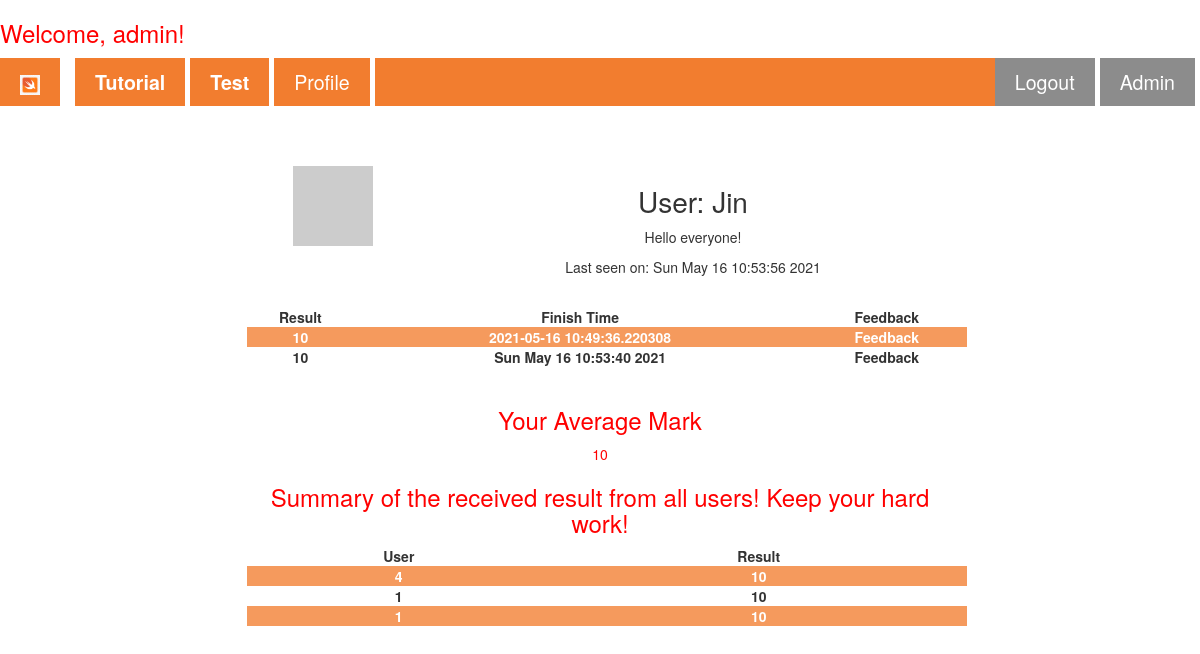
Before: /user/Jin (signed in) with the older database file.
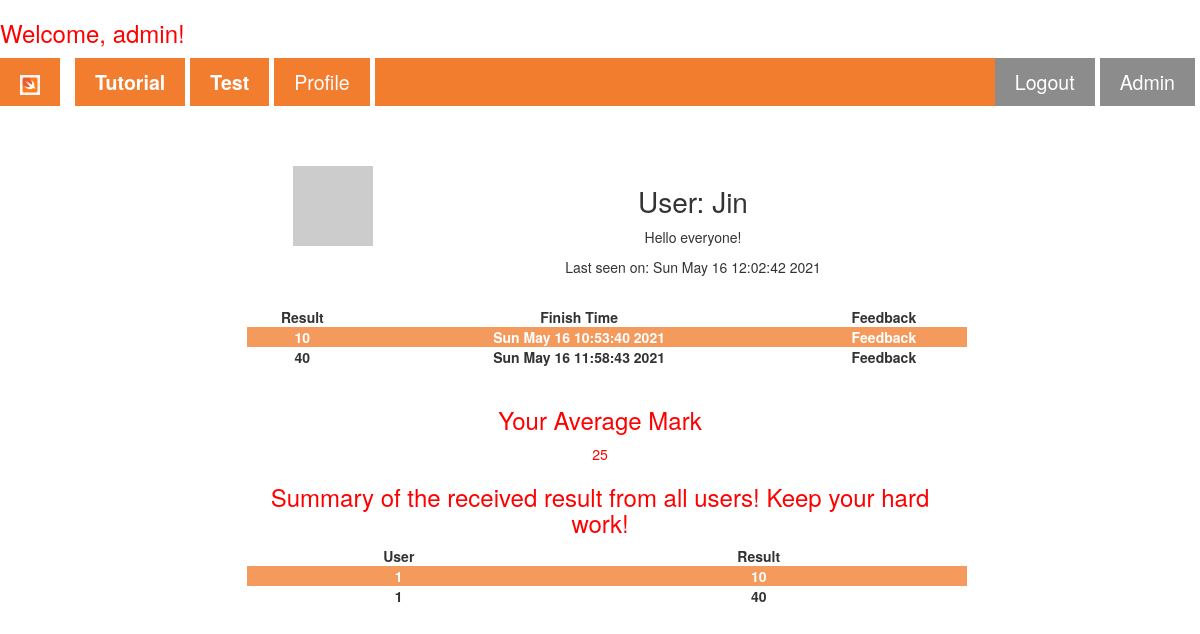
After: the same page with the newer database file.
### app/models.py (models this page shows, shortened)
class User(UserMixin, db.Model):
    id = db.Column(db.Integer, primary_key=True)
    username = db.Column(db.String(64), index=True, unique=True)
    email = db.Column(db.String(120), index=True, unique=True)
    password_hash = db.Column(db.String(128))
    about_me = db.Column(db.String(140))
    last_seen = db.Column(db.String(140))
    posts = db.relationship('Post', backref='author', lazy='dynamic')
    def avatar(self, size): # Add avatar to one user #
        digest = md5(self.email.lower().encode('utf-8')).hexdigest()
        return 'https://www.gravatar.com/avatar/{}?d=identicon&s={}'.format(
            digest, size)

class Post(UserMixin,db.Model):
    id = db.Column(db.Integer, primary_key=True)
    Mark = db.Column(db.Integer)
    Finish_Time = db.Column(db.String(140), index=True)
    Feedback = db.Column(db.String(1000))
    user_id = db.Column(db.Integer, db.ForeignKey('user.id'))

### app/routes.py (the view)
@app.route('/user/<username>')
@login_required
def user(username):
    list=[]
    average = 0
    user = User.query.filter_by(username=username).first_or_404()
    try:
        mark=Post.query.filter_by(user_id=user.id)[-1]
        allmark=Post.query.filter_by(user_id=user.id).all()
        all=Post.query.all()
        for i in allmark:
            list.append(i.Mark)
        for i in list:
            average+=int(i)
        average=average/len(list)
        average=int(average)
        return render_template('user.html', user=user, mark=mark, all=all,average=average, allmark=allmark)
    except IndexError as e:
        flash("No profile shown, please do the test firstly!")
        return render_template("home.html")

### app/models.py (called while the page is built)
@login.user_loader
def load_user(id):
    return User.query.get(int(id))

### app/routes.py (called while the page is built)
@app.before_request
def before_request():
    if current_user.is_authenticated:
        today = datetime.now()
        timed=today.strftime("%c")
        current_user.last_seen = timed
        db.session.commit()

### app/templates/user.html (shortened to what this page needs)
{% extends "base.html" %}
{% block articles %}
<div class="formcontainer" style="border: none; margin-top: 5%;">
  <table>
    <tr valign="top">
        <td><img src="{{ user.avatar(128) }}"></td>
        <td>
            <h1>User: {{ user.username }}</h1>
            {% if user.about_me %}<p>{{ user.about_me }}</p>{% endif %}
            {% if user.last_seen %}<p>Last seen on: {{ user.last_seen }}</p>{% endif %}
        </td>
    </tr>
  </table>
  <br>
  <table>
    <tr valign="top">
      <td><b>Result</b></td>
      <td><b>Finish Time</b></td>
      <td><b>Feedback</b></td>
    </tr>
    {% for j in allmark%}
    <tr>
      <td><b>{{j.Mark}}</b></td>
      <td><b>{{j.Finish_Time}}</b></td>
      <td>
        <details>
          <summary><b>Feedback</b></summary>
        </details>
      </td>
    </tr>
    {% endfor %}
  </table><br>
  <h3 class="redp">Your Average Mark</h3>
  <p class="redp">{{average}}</p>
  <h3 class="redp">Summary of the received result from all users! Keep your hard work!</h3>
  <table>
    <tr valign="top">
      <td><b>User</b></td>
      <td><b>Result</b></td>
    </tr>
    {% for i in all %}
    <tr>
      <td><b>{{i.user_id}}</b></td>
      <td><b>{{i.Mark}}</b></td>
    </tr>
    {% endfor %}
  </table>
</div>
{% endblock %}

### app/templates/base.html (shortened to what this page needs)
<!DOCTYPE html>
<html lang="en">
<head>
    <link rel="stylesheet" href="https://maxcdn.bootstrapcdn.com/bootstrap/3.4.0/css/bootstrap.min.css"/>
    <link rel="stylesheet" href="{{ url_for('static', filename='nav_css.css')}}">
</head>
<body>
  {% if current_user.is_authenticated %}
  <h3 class="redp">Welcome, {{ current_user.username }}!</h3>
  {% endif %}
    <nav class="sticky">
        <ul class="ul_mainstyle">
            <li><a href="/"><img src="{{ url_for('static', filename='/Image/swift_icon.png')}}" alt="home icon"></a>
            </li>
            <li><a href="/Setup"><b>Tutorial</b></a></li>
            <li><a href="/Test"><b>Test</b></a></li>
            {% if not current_user.is_anonymous %}
            <li>
              <a href="{{ url_for('user', username=current_user.username) }}">Profile</a>
            </li>
            {% endif %}
            <li class="loginbutton">
              <a href="{{ url_for('adminpage') }}">Admin</a>
            </li>
            {% if current_user.is_anonymous %}
            <li class="loginbutton">
              <a href="{{ url_for('login') }}"><b>Login</b></a>
            </li>
            {% else %}
            <li class="loginbutton">
              <a href="{{ url_for('logout') }}">Logout</a>
            </li>
            {% endif %}
        </ul>
      </nav>
      {% block articles %}{% endblock %}
</body>
</html>

### app/static/nav_css.css (style rules this page uses)
html { font-family: Arial, Helvetica, sans-serif; line-height: 2; }
a { text-decoration: none; }
body { counter-reset: section; }
.formcontainer { text-align: center; }
.loginbutton { background-color: grey; color: white; float: right; }
nav ul.ul_mainstyle { margin: 1% 0 0 0; padding: 0; overflow: hidden; background-color: rgb(241, 112, 25); list-style-type: none; }
nav ul li { float: left; border-right: solid 5px white; }
li:first-of-type { border-right: solid 15px white; }
nav ul li a { display: block; color: white; text-align: center; text-decoration: none; padding: 10px 20px 10px; font-size: 140%; }
nav ul li img { height: 20px; width: auto; }
.sticky { position: sticky; top: 0; width: 100%; z-index: 10; opacity: 0.9; }
.redp { color: red; }
tr:nth-child(even) { background-color: rgb(241, 112, 25); color: white; opacity: 0.7; }
h1 { font-size: 200%; }
table { border-collapse: collapse; width: 100%; margin-left: 1%; }
.formcontainer { margin: auto; margin-top: 1%; width: 60%; border: 1px solid grey; padding: 70 50 50 50; text-align: center; border-radius: 10px; }

Changed rows visible on the page:
removed Post: Mark "10", Finish_Time "2021-05-16 10:49:36.220308", user_id "1"
removed Post: user_id "4", Mark "10", shown under "Summary of the received result from all users! Keep your hard work!"
changed User "Jin": last_seen "Sun May 16 10:53:56 2021" → "Sun May 16 12:02:42 2021"
added Post: Mark "40", Finish_Time "Sun May 16 11:58:43 2021", user_id "1"
Other visible differences:
{{ average }}: "10" → "25"
